Frame 1 (no input): blank canvas, image omitted
Frame 60 (the mouse pressed at the canvas centre just before this capture): blank canvas, image omitted
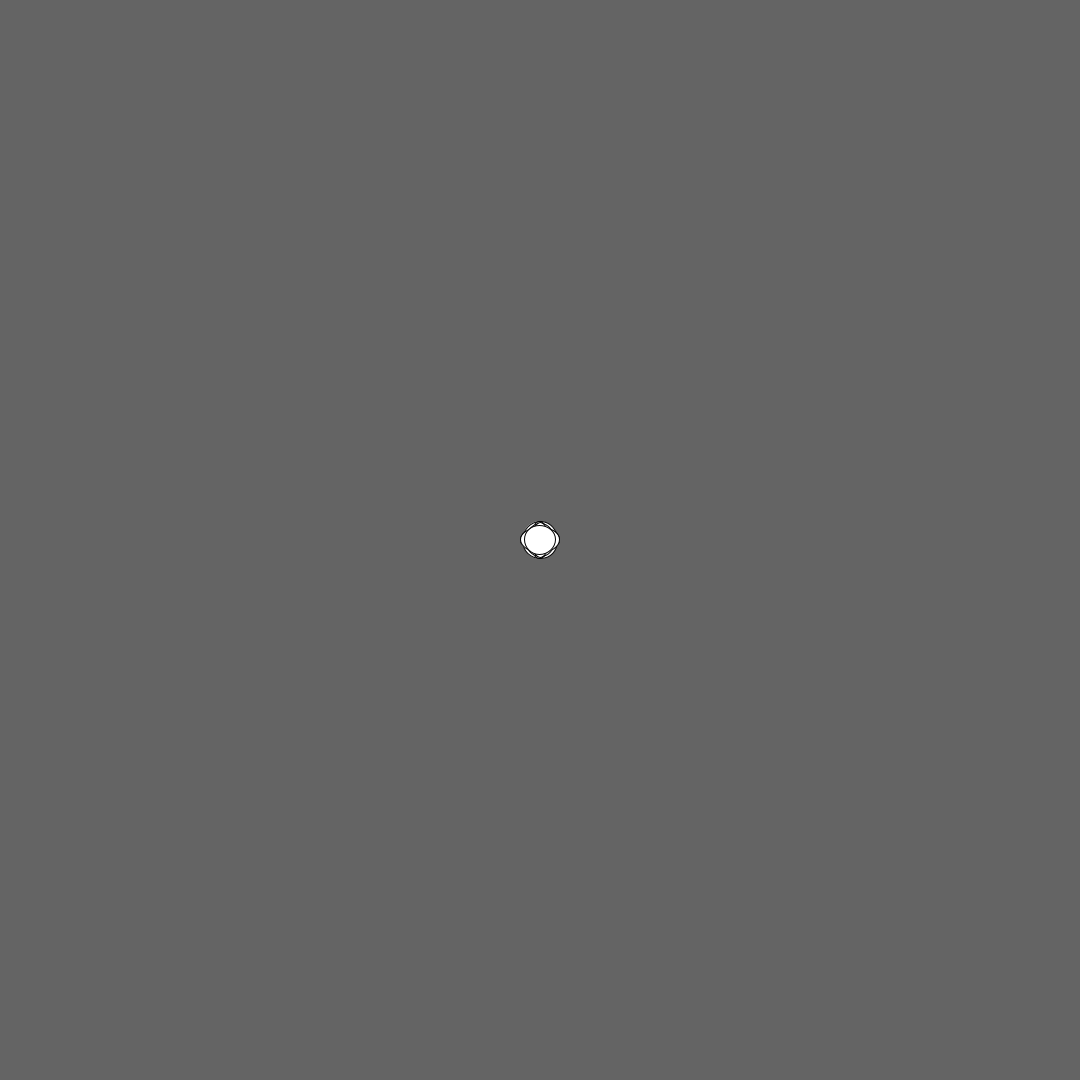
Frame 120 (the mouse held since frame 60 and released just before this capture)

The Processing sketch whose frames 1 and 60 were blank and that drew this single picture after the mouse press (run headless with seeded random() and noise(); from frame 60 on, the mouse is pressed at the canvas centre):

// Processing sketch: draw_02
// ── draw_02.pde
void setup(){
  size(1080, 1080);
      
  background(100);
    
}

void draw(){
  
  if(mousePressed){
    ellipse(mouseX, mouseY, random(10, 40),  random(10, 40));  
  }
  
}
